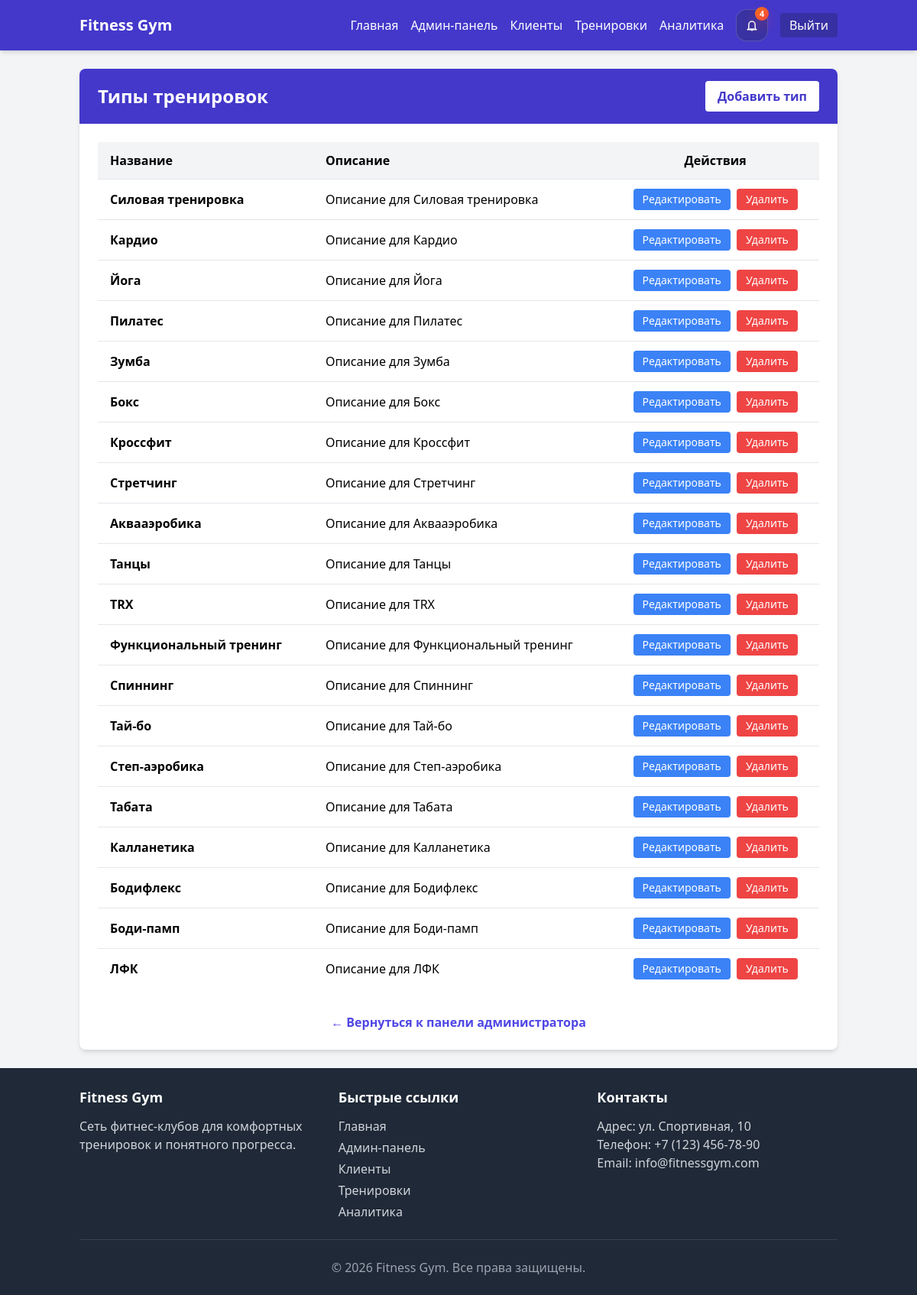
/admin/workout-types (signed in), run on the app's committed database.
### models/models.py (models this page shows, shortened)
class WorkoutType(db.Model):
    __tablename__ = 'workout_types'
    id = db.Column(db.Integer, primary_key=True)
    name = db.Column(db.String(100), nullable=False, unique=True)
    description = db.Column(db.Text)
    workouts = db.relationship('Workout', backref='workout_type', lazy=True)

### controllers/admin.py (the view)
@admin_bp.route('/workout-types')
@login_required
@admin_required
def workout_types():
    types = WorkoutType.query.all()
    return render_template('admin/workout_types/index.html',
                         title='Типы тренировок',
                         workout_types=types)

### controllers/admin.py (called while the page is built)
def admin_required(f):
    @wraps(f)
    def decorated_function(*args, **kwargs):
        if not current_user.is_authenticated or not current_user.is_admin:
            abort(403)  # Forbidden
        return f(*args, **kwargs)
    return decorated_function

### models/models.py (called while the page is built)
    @property
    def is_expired(self):
        return datetime.utcnow() > self.expiration_date

    @property
    def days_remaining(self):
        if self.is_expired:
            return 0
        delta = self.expiration_date - datetime.utcnow()
        return max(0, delta.days)

### templates/admin/workout_types/index.html (shortened to what this page needs)
{% extends 'base.html' %}
{% block content %}
    <div class="bg-white rounded-lg shadow-md overflow-hidden">
        <div class="bg-indigo-700 text-white py-4 px-6 flex justify-between items-center">
            <h2 class="text-2xl font-bold">Типы тренировок</h2>
            <a href="{{ url_for('admin.new_workout_type') }}" class="bg-white text-indigo-700 px-4 py-2 rounded font-semibold hover:bg-indigo-100">
                Добавить тип
            </a>
        </div>
        <div class="p-6">
            <div class="overflow-x-auto">
                <table class="min-w-full bg-white">
                    <thead class="bg-gray-100">
                        <tr>
                            <th class="py-3 px-4 text-left">Название</th>
                            <th class="py-3 px-4 text-left">Описание</th>
                            <th class="py-3 px-4 text-center">Действия</th>
                        </tr>
                    </thead>
                    <tbody>
                        {% for workout_type in workout_types %}
                            <tr class="border-t hover:bg-gray-50">
                                <td class="py-3 px-4 font-semibold">{{ workout_type.name }}</td>
                                <td class="py-3 px-4">
                                    {% if workout_type.description %}
                                        {{ workout_type.description|truncate(100) }}
                                    {% else %}
                                        <span class="text-gray-400">Нет описания</span>
                                    {% endif %}
                                </td>
                                <td class="py-3 px-4 text-center">
                                    <div class="flex justify-center space-x-2">
                                        <a href="{{ url_for('admin.edit_workout_type', type_id=workout_type.id) }}"
                                           class="bg-blue-500 hover:bg-blue-600 text-white px-3 py-1 rounded text-sm">
                                            Редактировать
                                        </a>
                                        <form action="{{ url_for('admin.delete_workout_type', type_id=workout_type.id) }}" method="post" class="inline" onsubmit="return confirm('Вы уверены, что хотите удалить этот тип тренировки?');">
                                            <button type="submit" class="bg-red-500 hover:bg-red-600 text-white px-3 py-1 rounded text-sm">
                                                Удалить
                                            </button>
                                        </form>
                                    </div>
                                </td>
                            </tr>
                        {% else %}
                            <tr>
                                <td colspan="3" class="py-4 px-4 text-center text-gray-500">Нет типов тренировок</td>
                            </tr>
                        {% endfor %}
                    </tbody>
                </table>
            </div>
            <div class="mt-8 text-center">
                <a href="{{ url_for('admin.dashboard') }}" class="text-indigo-600 hover:text-indigo-800 font-semibold">
                    &larr; Вернуться к панели администратора
                </a>
            </div>
        </div>
    </div>
{% endblock %}

### static/css/main.css (style rules this page uses)
:root { color-scheme: light; --app-safe-bottom: env(safe-area-inset-bottom, 0px); --app-safe-top: env(safe-area-inset-top, 0px); }
html { -webkit-text-size-adjust: 100%; scroll-behavior: smooth; }
.app-shell { -webkit-tap-highlight-color: transparent; }

### data on the page
WorkoutType: name "Силовая тренировка", description "Описание для Силовая тренировка"
WorkoutType: name "Кардио", description "Описание для Кардио"
WorkoutType: name "Йога", description "Описание для Йога"
WorkoutType: name "Пилатес", description "Описание для Пилатес"
WorkoutType: name "Зумба", description "Описание для Зумба"
WorkoutType: name "Бокс", description "Описание для Бокс"
WorkoutType: name "Кроссфит", description "Описание для Кроссфит"
WorkoutType: name "Стретчинг", description "Описание для Стретчинг"
WorkoutType: name "Аквааэробика", description "Описание для Аквааэробика"
WorkoutType: name "Танцы", description "Описание для Танцы"
WorkoutType: name "TRX", description "Описание для TRX"
WorkoutType: name "Функциональный тренинг", description "Описание для Функциональный тренинг"
WorkoutType: name "Спиннинг", description "Описание для Спиннинг"
WorkoutType: name "Тай-бо", description "Описание для Тай-бо"
WorkoutType: name "Степ-аэробика", description "Описание для Степ-аэробика"
WorkoutType: name "Табата", description "Описание для Табата"
WorkoutType: name "Калланетика", description "Описание для Калланетика"
WorkoutType: name "Бодифлекс", description "Описание для Бодифлекс"
WorkoutType: name "Боди-памп", description "Описание для Боди-памп"
WorkoutType: name "ЛФК", description "Описание для ЛФК"

### other printed values
{{ header_unread_notifications }} "4"
